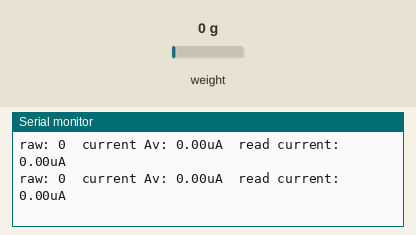
Recording of a sketch running on a simulated ESP32. Parts: the last lines printed to the serial monitor. The inputs (shaded band) are chosen by the test bench; at power-on: weight on the scale 0 g.

Above: at 4.4 s.
4.5 s: weight on the scale set to 1250 g
At 4.51 s:
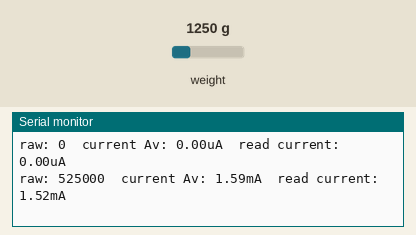
6.4 s: weight on the scale set to 100 g
At 6.42 s:
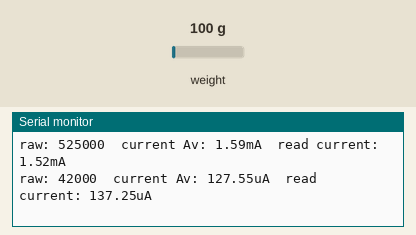

Measured:
- after the input at 4.5 s, the serial monitor: prints a new line at once (image 1)
- after the input at 6.4 s, the serial monitor: prints a new line at once (image 2)

The sketch:

esp32_micro_meter.ino
```cpp
/*
  current = raw / calibrat
  calibrat = กระแสที่มิตเตอร์อ่านได้ / ค่า raw ที่ HX711 อ่านได้
  ค่าความคลาดเคลื่อนประมาณ  20 uA (R(sense) = 50 mA)
  *หมายเหตุ ควรต่ออุปกรณ์ลงบอร์ดก่อน calibrat เพื่อความแม่นยำและลด noise
*/

#include "HX711.h"

#define DT    23 //กำหนดขา GPIO23
#define SCK   22 //กำหนดขา GPIO22
long offsetChannelA = 0.0;
const double calibration_factor = 1.f;

HX711 scale;

void setup() {

  Serial.begin(115200);
  Serial.println("uA meter");
  scale.begin(DT, SCK);
  scale.set_gain(128);
  offsetChannelA = scale.read_average(32);
  Serial.println(offsetChannelA);
  scale.set_offset(offsetChannelA) ;
  scale.set_scale(calibration_factor) ;

}

void loop() {
  long raw = scale.get_value(); //get_value() = read_average()-offset
  float current = raw;

  Serial.print("raw: ");
  Serial.print(raw);
  Serial.print("\t");

  //  calibratด้วยค่าเฉลี่ย   //
  Serial.print("current Av: ");
  if((current/329.283)<=1000){
  Serial.print(current/329.283, 2);
  Serial.print("uA");
  }
  else{
  Serial.print((current/329.283/1000), 2);
  Serial.print("mA");
  }
  Serial.print("\t");

  //  calibratเป็นช่วงๆ   //
  Serial.print("read current: ");
  if (raw >= 1073050) {
    Serial.print((current/343.9262821)/1000);
    Serial.println("mA");
  }  //3120 uA
  if (raw >= 635700 && raw < 1073050) {
    Serial.print((current/423.8)/1000);
    Serial.println("mA");
  }  //1500 uA
  if (raw >= 352000 && raw < 635700) {
    Serial.print((current/345.0980392)/1000);
    Serial.println("mA");
  }  //1020 uA
  if (raw >= 240480 && raw < 352000) {
    Serial.print(current/343.5428571);
    Serial.println("uA");
  }  //700 uA
  if (raw >= 170220 && raw < 240480) {
    Serial.print(current/340.44);
    Serial.println("uA");
  }  //500 uA
  if (raw >= 135540 && raw < 170220) {
    Serial.print(current/338.85);
    Serial.println("uA");
  }  //400 uA
  if (raw >= 100320 && raw < 135540) {
    Serial.print(current/334.4);
    Serial.println("uA");
  }  //300 uA
  if (raw >= 78440 && raw < 100320) {
    Serial.print(current/313.76);
    Serial.println("uA");
  }  //250 uA
  if (raw >= 64860 && raw < 78440) {
    Serial.print(current/324.3);
    Serial.println("uA");
  }  //200 uA
  if (raw >= 47160 && raw < 64860) {
    Serial.print(current/314.4);
    Serial.println("uA");
  }  //150 uA
  if (raw >= 30600 && raw < 47160) {
    Serial.print(current/306);
    Serial.println("uA");
  }  //100 uA
  if (raw >= 23195 && raw < 30600) {
    Serial.print(current/287.7791563);
    Serial.println("uA");
  }  //80.6 uA
    if (raw < 23195) {
    Serial.print(current/264.3884892);
    Serial.println("uA");
  }  //55.6 uA
}
```
